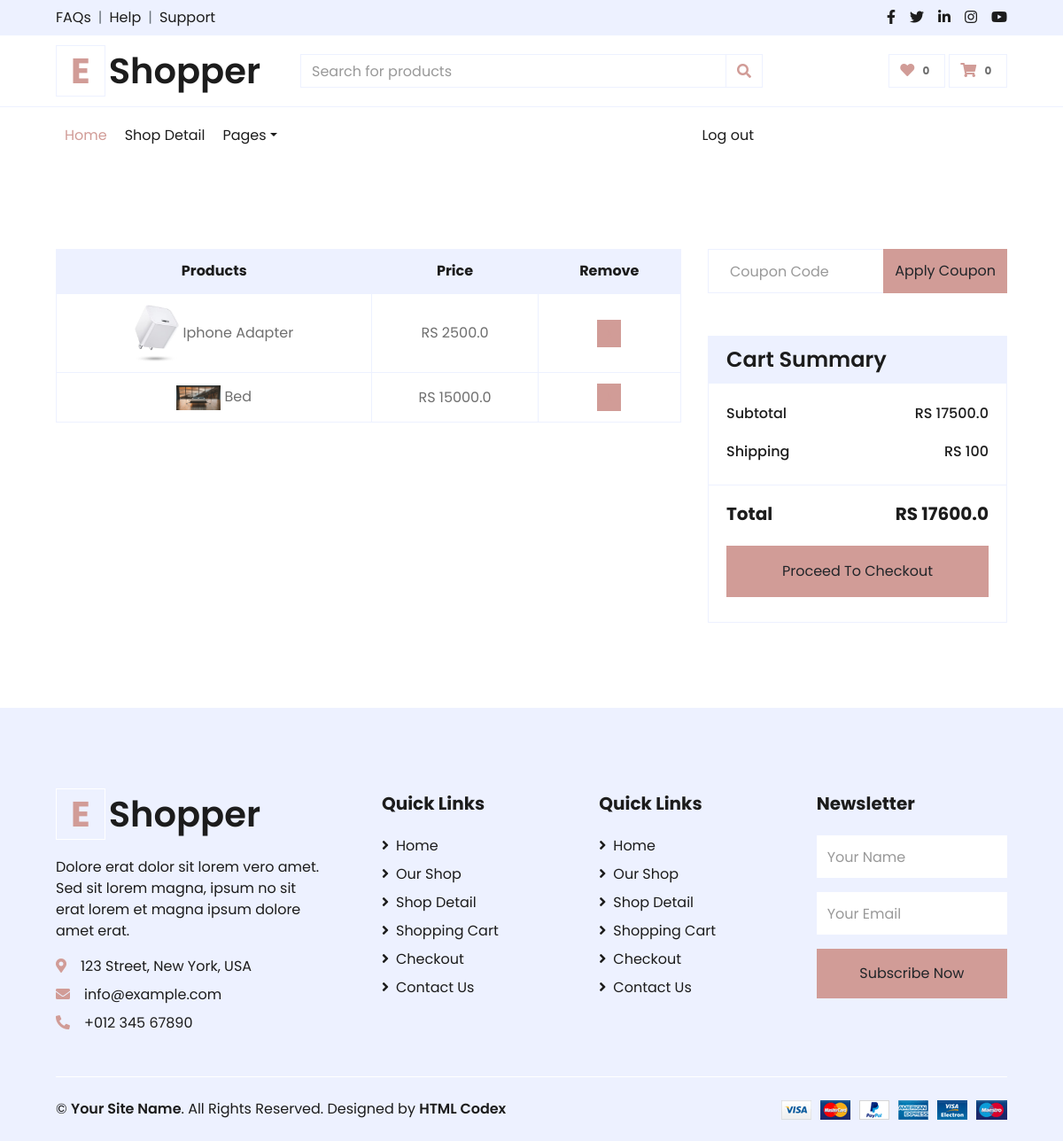
The page /cart/ (signed in) on the database as committed earlier.
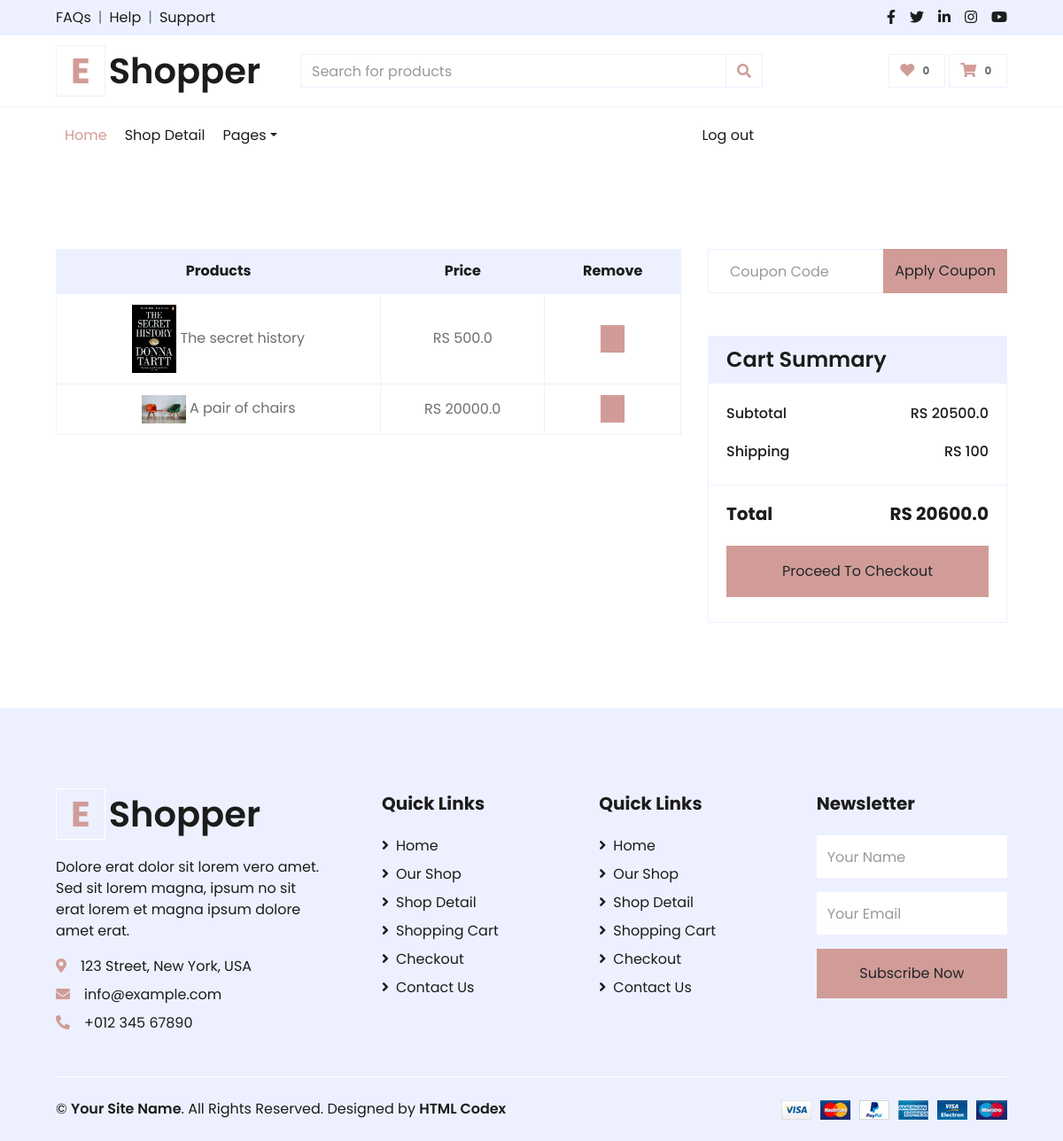
The same page on the database as committed later.
### buyer/models.py (models this page shows)
class Cart(models.Model):
    product = models.ForeignKey(Product, on_delete = models.CASCADE )
    buyer = models.ForeignKey(Buyer, on_delete = models.CASCADE)

### seller/models.py (models this page shows, shortened)
class Product(models.Model):
    name = models.CharField(max_length=50)
    description = models.TextField(null = True, blank = True)
    price = models.FloatField(default = 0.0)
    seller = models.ForeignKey(Seller, on_delete = models.CASCADE)
    quantity = models.IntegerField(default = 0)
    pic = models.FileField(upload_to='products', default='sad.jpg')

### buyer/views.py (the view)
# urls.py: path('cart/', views.cart, name='cart'),
def cart(request):
    buyer_object = Buyer.objects.get(email = request.session['email'])
    cart_data = Cart.objects.filter(buyer = buyer_object)
    total = 0
    for i in cart_data:
        total += i.product.price
    global final_total
    final_total = total + 100
    currency = 'INR'
    amount = final_total*100  # Rs. 200
    razorpay_order = razorpay_client.order.create(dict(amount=amount,
                                                       currency=currency,
                                                       payment_capture='0'))
    razorpay_order_id = razorpay_order['id']
    callback_url = 'paymenthandler/'
    context = {}
    context['razorpay_order_id'] = razorpay_order_id
    context['razorpay_merchant_key'] = settings.RAZOR_KEY_ID
    context['razorpay_amount'] = amount
    context['currency'] = currency
    context['callback_url'] = callback_url
    context['cart_data'] = cart_data
    context['total'] = total
    context['final_total'] = final_total
    return render(request, 'cart.html', context = context)

### seller/templates/cart.html (shortened to what this page needs)
{% extends 'buyer_header.html' %}
{% load static %}
    {% block content %}
    <div class="container-fluid pt-5">
        <div class="row px-xl-5">
            <div class="col-lg-8 table-responsive mb-5">
                <table class="table table-bordered text-center mb-0">
                    <thead class="bg-secondary text-dark">
                        <tr>
                            <th>Products</th>
                            <th>Price</th>
                            <th>Remove</th>
                        </tr>
                    </thead>
                    <tbody class="align-middle">
                        {% for single_product in cart_data %}
                        <tr>
                            <td class="align-middle"><img src="{{single_product.product.pic.url}}" alt="" style="width: 50px;">        {{single_product.product.name}}</td>
                            <td class="align-middle">RS {{single_product.product.price}}</td>
                            <td class="align-middle">
                                <button class="btn btn-sm btn-primary">
                                    <i ><a href="{% url 'remove_item' single_product.id %}">X</a></i>
                                </button>
                            </td>
                        </tr>
                        {% endfor %}
                    </tbody>
                </table>
            </div>
            <div class="col-lg-4">
                <form class="mb-5" action="">
                    <div class="input-group">
                        <input type="text" class="form-control p-4" placeholder="Coupon Code">
                        <div class="input-group-append">
                            <button class="btn btn-primary">Apply Coupon</button>
                        </div>
                    </div>
                </form>
                <div class="card border-secondary mb-5">
                    <div class="card-header bg-secondary border-0">
                        <h4 class="font-weight-semi-bold m-0">Cart Summary</h4>
                    </div>
                    <div class="card-body">
                        <div class="d-flex justify-content-between mb-3 pt-1">
                            <h6 class="font-weight-medium">Subtotal</h6>
                            <h6 class="font-weight-medium">RS {{total}}</h6>
                        </div>
                        <div class="d-flex justify-content-between">
                            <h6 class="font-weight-medium">Shipping</h6>
                            <h6 class="font-weight-medium">RS 100</h6>
                        </div>
                    </div>
                    <div class="card-footer border-secondary bg-transparent">
                        <div class="d-flex justify-content-between mt-2">
                            <h5 class="font-weight-bold">Total</h5>
                            <h5 class="font-weight-bold">RS {{final_total}}</h5>
                        </div>
                        <button class="btn btn-block btn-primary my-3 py-3" id="pay-btn">Proceed To Checkout</button>
                    </div>
                </div>
            </div>
        </div>
    </div>
    {% endblock %}

### buyer/templates/buyer_header.html (shortened to what this page needs)
{% load static %}
<!DOCTYPE html>
<html lang="en">
<head>
    <link href="https://cdnjs.cloudflare.com/ajax/libs/font-awesome/5.10.0/css/all.min.css" rel="stylesheet">
    <link href="{% static 'lib/owlcarousel/assets/owl.carousel.min.css' %}" rel="stylesheet">
    <link href="{% static 'css1/style.css' %}" rel="stylesheet">
</head>
<body>
    <div class="container-fluid">
        <div class="row bg-secondary py-2 px-xl-5">
            <div class="col-lg-6 d-none d-lg-block">
                <div class="d-inline-flex align-items-center">
                    <a class="text-dark" href="">FAQs</a>
                    <span class="text-muted px-2">|</span>
                    <a class="text-dark" href="">Help</a>
                    <span class="text-muted px-2">|</span>
                    <a class="text-dark" href="">Support</a>
                </div>
            </div>
            <div class="col-lg-6 text-center text-lg-right">
                <div class="d-inline-flex align-items-center">
                    <a class="text-dark px-2" href="">
                        <i class="fab fa-facebook-f"></i>
                    </a>
                    <a class="text-dark px-2" href="">
                        <i class="fab fa-twitter"></i>
                    </a>
                    <a class="text-dark px-2" href="">
                        <i class="fab fa-linkedin-in"></i>
                    </a>
                    <a class="text-dark px-2" href="">
                        <i class="fab fa-instagram"></i>
                    </a>
                    <a class="text-dark pl-2" href="">
                        <i class="fab fa-youtube"></i>
                    </a>
                </div>
            </div>
        </div>
        <div class="row align-items-center py-3 px-xl-5">
            <div class="col-lg-3 d-none d-lg-block">
                <a href="" class="text-decoration-none">
                    <h1 class="m-0 display-5 font-weight-semi-bold"><span class="text-primary font-weight-bold border px-3 mr-1">E</span>Shopper</h1>
                </a>
            </div>
            <div class="col-lg-6 col-6 text-left">
                <form action="">
                    <div class="input-group">
                        <input type="text" class="form-control" placeholder="Search for products">
                        <div class="input-group-append">
                            <span class="input-group-text bg-transparent text-primary">
                                <i class="fa fa-search"></i>
                            </span>
                        </div>
                    </div>
                </form>
            </div>
            <div class="col-lg-3 col-6 text-right">
                <a href="" class="btn border">
                    <i class="fas fa-heart text-primary"></i>
                    <span class="badge">0</span>
                </a>
                <a href="{% url 'cart' %}" class="btn border">
                    <i class="fas fa-shopping-cart text-primary"></i>
                    <span class="badge">0</span>
                </a>
            </div>
        </div>
    </div>
    <div class="container-fluid mb-5">
        <div class="row border-top px-xl-5">
            <div class="col-lg-9">
                <nav class="navbar navbar-expand-lg bg-light navbar-light py-3 py-lg-0 px-0">
                    <div class="collapse navbar-collapse justify-content-between" id="navbarCollapse">
                        <div class="navbar-nav mr-auto py-0">
                            <a href="{% url 'index' %}" class="nav-item nav-link active">Home</a>
                            <a href="detail.html" class="nav-item nav-link">Shop Detail</a>
                            <div class="nav-item dropdown">
                                <a href="#" class="nav-link dropdown-toggle" data-toggle="dropdown">Pages</a>
                            </div>
                        </div>
                        <div class="navbar-nav ml-auto py-0">
                            <a href="{% url 'logout' %}" class="nav-item nav-link">Log out</a>
                        </div>
                    </div>
                </nav>
            </div>
        </div>
    </div>
    {% block content %}
    {% endblock %}
    <div class="container-fluid bg-secondary text-dark mt-5 pt-5">
        <div class="row px-xl-5 pt-5">
            <div class="col-lg-4 col-md-12 mb-5 pr-3 pr-xl-5">
                <a href="" class="text-decoration-none">
                    <h1 class="mb-4 display-5 font-weight-semi-bold"><span class="text-primary font-weight-bold border border-white px-3 mr-1">E</span>Shopper</h1>
                </a>
                <p>Dolore erat dolor sit lorem vero amet. Sed sit lorem magna, ipsum no sit erat lorem et magna ipsum dolore amet erat.</p>
                <p class="mb-2"><i class="fa fa-map-marker-alt text-primary mr-3"></i>123 Street, New York, USA</p>
                <p class="mb-2"><i class="fa fa-envelope text-primary mr-3"></i>info@example.com</p>
                <p class="mb-0"><i class="fa fa-phone-alt text-primary mr-3"></i>+012 345 67890</p>
            </div>
            <div class="col-lg-8 col-md-12">
                <div class="row">
                    <div class="col-md-4 mb-5">
                        <h5 class="font-weight-bold text-dark mb-4">Quick Links</h5>
                        <div class="d-flex flex-column justify-content-start">
                            <a class="text-dark mb-2" href="index.html"><i class="fa fa-angle-right mr-2"></i>Home</a>
                            <a class="text-dark mb-2" href="shop.html"><i class="fa fa-angle-right mr-2"></i>Our Shop</a>
                            <a class="text-dark mb-2" href="detail.html"><i class="fa fa-angle-right mr-2"></i>Shop Detail</a>
                            <a class="text-dark mb-2" href="cart.html"><i class="fa fa-angle-right mr-2"></i>Shopping Cart</a>
                            <a class="text-dark mb-2" href="checkout.html"><i class="fa fa-angle-right mr-2"></i>Checkout</a>
                            <a class="text-dark" href="contact.html"><i class="fa fa-angle-right mr-2"></i>Contact Us</a>
                        </div>
                    </div>
                    <div class="col-md-4 mb-5">
                        <h5 class="font-weight-bold text-dark mb-4">Quick Links</h5>
                        <div class="d-flex flex-column justify-content-start">
                            <a class="text-dark mb-2" href="index.html"><i class="fa fa-angle-right mr-2"></i>Home</a>
                            <a class="text-dark mb-2" href="shop.html"><i class="fa fa-angle-right mr-2"></i>Our Shop</a>
                            <a class="text-dark mb-2" href="detail.html"><i class="fa fa-angle-right mr-2"></i>Shop Detail</a>
                            <a class="text-dark mb-2" href="cart.html"><i class="fa fa-angle-right mr-2"></i>Shopping Cart</a>
                            <a class="text-dark mb-2" href="checkout.html"><i class="fa fa-angle-right mr-2"></i>Checkout</a>
                            <a class="text-dark" href="contact.html"><i class="fa fa-angle-right mr-2"></i>Contact Us</a>
                        </div>
                    </div>
                    <div class="col-md-4 mb-5">
                        <h5 class="font-weight-bold text-dark mb-4">Newsletter</h5>
                        <form action="">
                            <div class="form-group">
                                <input type="text" class="form-control border-0 py-4" placeholder="Your Name" required="required" />
                            </div>
                            <div class="form-group">
                                <input type="email" class="form-control border-0 py-4" placeholder="Your Email"
                                    required="required" />
                            </div>
                            <div>
                                <button class="btn btn-primary btn-block border-0 py-3" type="submit">Subscribe Now</button>
                            </div>
                        </form>
                    </div>
                </div>
            </div>
        </div>
        <div class="row border-top border-light mx-xl-5 py-4">
            <div class="col-md-6 px-xl-0">
                <p class="mb-md-0 text-center text-md-left text-dark">
                    &copy; <a class="text-dark font-weight-semi-bold" href="#">Your Site Name</a>. All Rights Reserved. Designed
                    by
                    <a class="text-dark font-weight-semi-bold" href="https://htmlcodex.com">HTML Codex</a>
                </p>
            </div>
            <div class="col-md-6 px-xl-0 text-center text-md-right">
                <img class="img-fluid" src="{% static 'img/payments.png' %}" alt="">
            </div>
        </div>
    </div>
</body>
</html>

Rows that differ between the two databases and show on the page:
removed Cart: product.pic (picture), product.name "Iphone Adapter", product.price "2500.0"
removed Cart: product.pic (picture), product.name "Bed", product.price "15000.0"
added Cart: product.pic (picture), product.name "The secret history", product.price "500.0"
added Cart: product.pic (picture), product.name "A pair of chairs", product.price "20000.0"
Other text that changed with them:
{{ total }}: "17500.0" → "20500.0"
{{ final_total }}: "17600.0" → "20600.0"
